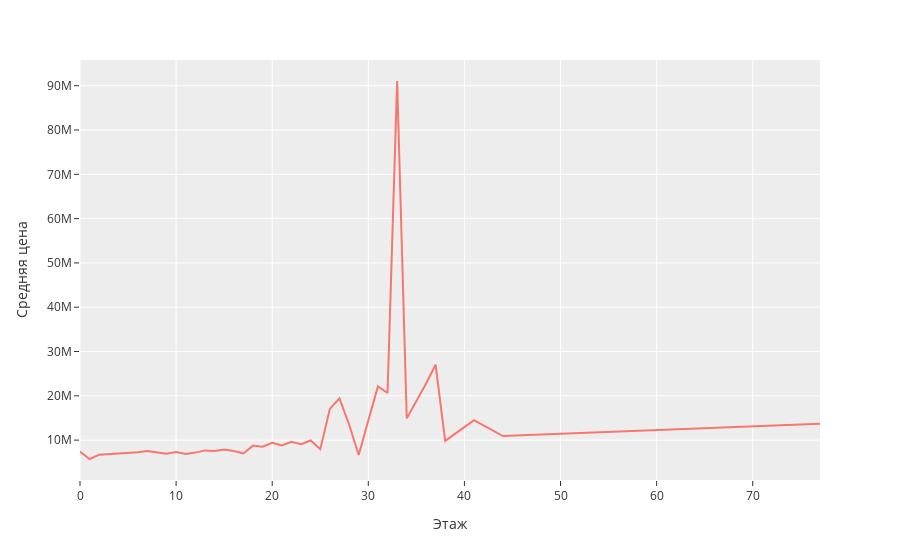

Write notebook code for a chart like this one.
### Markdown cell above
5. Визуализируйте зависимость средней стоимости квартир в зависимости от этажа

### Code cell
price_by_floor = df.groupby('floor')['price_doc'].agg(['mean', 'std', 'count']).reset_index()
price_by_floor = price_by_floor.rename(columns={'mean': 'avg_price'})

fig = px.line(
    price_by_floor,
    x='floor',
    y='avg_price',
    labels={'floor': 'Этаж', 'avg_price': 'Средняя цена'},
    template='ggplot2')

fig.show()

### Figure 1 — Plotly figure (JSON) as saved in the notebook; plotly's stock layout.template omitted (floating-point values rounded to 4 significant figures)
{"data": [{"hovertemplate": "Этаж=%{x}<br>Средняя цена=%{y}<extra></extra>", "legendgroup": "", "line": {"color": "#F8766D", "dash": "solid"}, "marker": {"symbol": "circle"}, "mode": "lines", "name": "", "orientation": "v", "showlegend": false, "type": "scatter", "x": [0, 1, 2, 3, 4, 5, 6, 7, 8, 9, 10, 11, 12, 13, 14, 15, 16, 17, 18, 19, 20, 21, 22, 23, 24, 25, 26, 27, 28, 29, 30, 31, 32, 33, 34, 36, 37, 38, 41, 44, 77], "xaxis": "x", "y": [7445000.0, 5739000.0, 6723000.0, 6845000.0, 6961000.0, 6999000.0, 7262000.0, 7521000.0, 7235000.0, 6938000.0, 7290000.0, 6876000.0, 7184000.0, 7682000.0, 7534000.0, 7855000.0, 7536000.0, 7001000.0, 8763000.0, 8512000.0, 9390000.0, 8816000.0, 9599000.0, 9083000.0, 9916000.0, 7949000.0, 17057520, 19440000.0, 13536205, 6625800, 14450000.0, 22120000.0, 20640000.0, 91066096, 14910000.0, 22710400, 27020000.0, 9824000, 14500000, 10928840, 13700000], "yaxis": "y"}], "layout": {"legend": {"tracegroupgap": 0}, "margin": {"t": 60}, "xaxis": {"anchor": "y", "domain": [0, 1], "title": {"text": "Этаж"}}, "yaxis": {"anchor": "x", "domain": [0, 1], "title": {"text": "Средняя цена"}}}}
